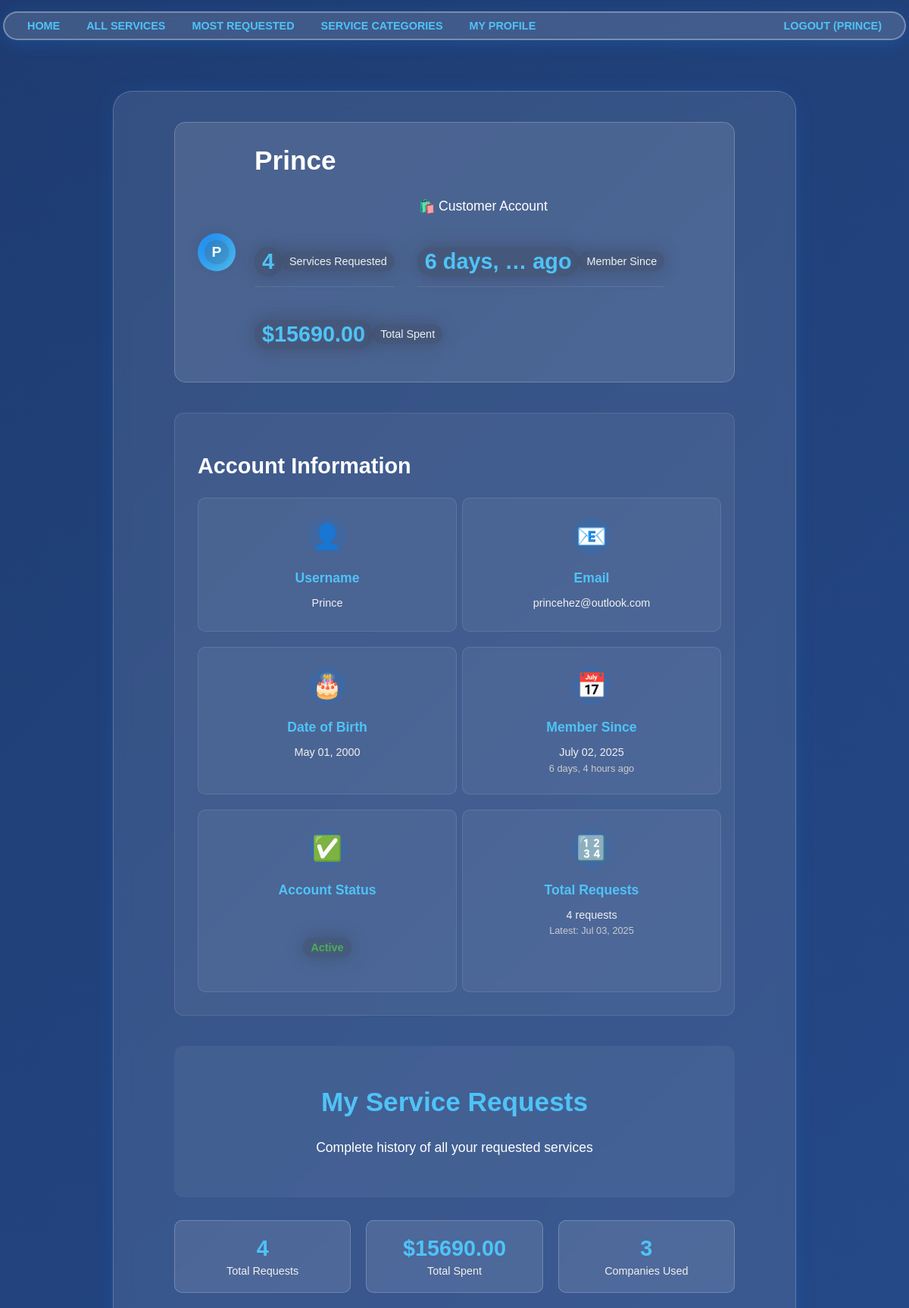
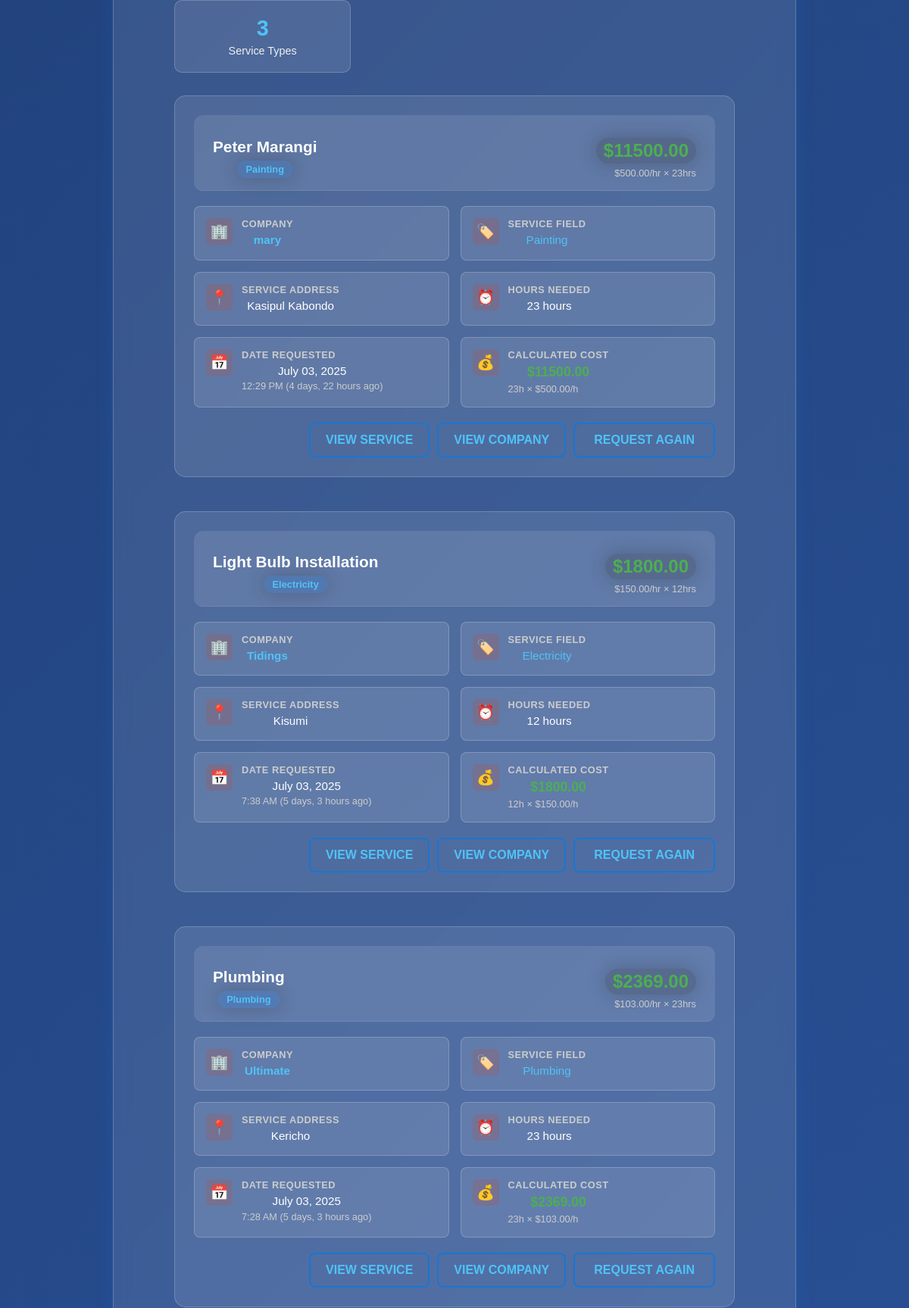
The app's page /customer/Prince (upper part) with its own data (2 pictures, top to bottom).
### users/models.py (models this page shows)
class User(AbstractUser):
    email = models.EmailField(unique=True)  # Email uniqueness validation
    is_company = models.BooleanField(default=False)  # Company user type
    is_customer = models.BooleanField(default=False)  # Customer user type

class Customer(models.Model):
    user = models.OneToOneField(User, on_delete=models.CASCADE)
    date_of_birth = models.DateField(null=True, blank=True)  # Date of birth field

class Company(models.Model):
    FIELD_CHOICES = [
        ("Air Conditioner", "Air Conditioner"),
        ("All in One", "All in One"),  # Special company type - can create any service type
        ("Carpentry", "Carpentry"),
        ("Electricity", "Electricity"),
        ("Gardening", "Gardening"),
        ("Home Machines", "Home Machines"),
        ("Housekeeping", "Housekeeping"),
        ("Interior Design", "Interior Design"),
        ("Locks", "Locks"),
        ("Painting", "Painting"),
        ("Plumbing", "Plumbing"),
        ("Water Heaters", "Water Heaters"),
    ]
    user = models.OneToOneField(User, on_delete=models.CASCADE, primary_key=True)
    field_of_work = models.CharField(max_length=70, choices=FIELD_CHOICES)  # Required field of work
    rating = models.IntegerField(validators=[MinValueValidator(0), MaxValueValidator(5)], default=0)  # Company rating system

### services/models.py (models this page shows, shortened)
class ServiceRequest(models.Model):
    customer = models.ForeignKey(Customer, on_delete=models.CASCADE)  # Customer association
    service = models.ForeignKey(Service, on_delete=models.CASCADE)  # Service association
    address = models.CharField(max_length=255)  # Address field
    hours_needed = models.PositiveIntegerField()  # Service time in hours
    request_date = models.DateTimeField(auto_now_add=True)  # Request tracking
    def calculated_cost(self):
        return self.service.price_hour * self.hours_needed  # Automatic cost calculation

class Service(models.Model):
    FIELD_CHOICES = [
        ("Air Conditioner", "Air Conditioner"),
        ("Carpentry", "Carpentry"),
        ("Electricity", "Electricity"),
        ("Gardening", "Gardening"),
        ("Home Machines", "Home Machines"),
        ("Housekeeping", "Housekeeping"),
        ("Interior Design", "Interior Design"),
        ("Locks", "Locks"),
        ("Painting", "Painting"),
        ("Plumbing", "Plumbing"),
        ("Water Heaters", "Water Heaters"),
    ]
    company = models.ForeignKey(Company, on_delete=models.CASCADE)  # Company association
    name = models.CharField(max_length=40)  # Service name
    description = models.TextField()  # Service description
    price_hour = models.DecimalField(decimal_places=2, max_digits=8, validators=[MinValueValidator(0.00)])  # Price field
    field = models.CharField(max_length=30, choices=FIELD_CHOICES)  # Service field/category
    date_created = models.DateTimeField(auto_now_add=True)  # Date created for display

### netfix/views.py (the view)
# urls.py: path('customer/<slug:name>', v.customer_profile, name='customer_profile'),
def customer_profile(request, name):
    user = get_object_or_404(User, username=name)
    if hasattr(user, 'customer'):
        customer = user.customer
        service_requests = ServiceRequest.objects.filter(customer=customer).order_by('-request_date')  # Service requests display
        total_spent = sum(request.calculated_cost() for request in service_requests)  # Price calculation
        unique_companies = service_requests.values('service__company').distinct().count()
        unique_categories = service_requests.values('service__field').distinct().count()
        return render(request, 'users/customer_profile.html', {
            'user': user,
            'customer': customer,
            'service_requests': service_requests,
            'total_spent': total_spent,
            'unique_companies': unique_companies,
            'unique_categories': unique_categories,
        })
    else:
        return render(request, 'users/error.html', {'message': 'User is not a customer'})

### users/templates/users/customer_profile.html (shortened to what this page needs)
{% extends 'main/base.html' %}
{% block content %}
    <div class="customer-profile-container">
        <div class="customer-profile-header">
            <div class="customer-avatar">
                <span class="customer-initial">{{ user.username|first|upper }}</span>
            </div>
            <div class="customer-info">
                <h1>{{ user.username }}</h1>
                <p class="customer-type">🛍️ Customer Account</p>
                <div class="customer-stats">
                    <div class="stat-item">
                        <span class="stat-number">{{ service_requests.count }}</span>
                        <span class="stat-label">Service{{ service_requests.count|pluralize }} Requested</span>
                    </div>
                    <div class="stat-item">
                        <span class="stat-number">{{ user.date_joined|timesince|truncatewords:2 }} ago</span>
                        <span class="stat-label">Member Since</span>
                    </div>
                    {% if service_requests %}
                    <div class="stat-item">
                        <span class="stat-number">${{ total_spent|floatformat:2|default:"0.00" }}</span>
                        <span class="stat-label">Total Spent</span>
                    </div>
                    {% endif %}
                </div>
            </div>
        </div>
        <div class="customer-account-info">
            <h2>Account Information</h2>
            <div class="account-info-grid">
                <div class="info-card">
                    <div class="info-icon">👤</div>
                    <div class="info-content">
                        <h4>Username</h4>
                        <p>{{ user.username }}</p>
                    </div>
                </div>
                <div class="info-card">
                    <div class="info-icon">📧</div>
                    <div class="info-content">
                        <h4>Email</h4>
                        <p>{{ user.email }}</p>
                    </div>
                </div>
                {% if customer.date_of_birth %}
                <div class="info-card">
                    <div class="info-icon">🎂</div>
                    <div class="info-content">
                        <h4>Date of Birth</h4>
                        <p>{{ customer.date_of_birth|date:"F d, Y" }}</p>
                    </div>
                </div>
                {% endif %}
                <div class="info-card">
                    <div class="info-icon">📅</div>
                    <div class="info-content">
                        <h4>Member Since</h4>
                        <p>{{ user.date_joined|date:"F d, Y" }}</p>
                        <small>{{ user.date_joined|timesince }} ago</small>
                    </div>
                </div>
                <div class="info-card">
                    <div class="info-icon">✅</div>
                    <div class="info-content">
                        <h4>Account Status</h4>
                        <p>
                            {% if user.is_active %}
                                <span class="status-active">Active</span>
                            {% else %}
                                <span class="status-inactive">Inactive</span>
                            {% endif %}
                        </p>
                    </div>
                </div>
                <div class="info-card">
                    <div class="info-icon">🔢</div>
                    <div class="info-content">
                        <h4>Total Requests</h4>
                        <p>{{ service_requests.count }} request{{ service_requests.count|pluralize }}</p>
                        {% if service_requests %}
                            <small>Latest: {{ service_requests.first.request_date|date:"M d, Y" }}</small>
                        {% endif %}
                    </div>
                </div>
            </div>
        </div>
        <div class="service-requests-section">
            <div class="requests-header">
                <h2>My Service Requests</h2>
                <p class="requests-subtitle">Complete history of all your requested services</p>
            </div>
            {% if service_requests %}
                <div class="requests-summary">
                    <div class="summary-stats">
                        <div class="summary-card">
                            <h4>{{ service_requests.count }}</h4>
                            <p>Total Requests</p>
                        </div>
                        <div class="summary-card">
                            <h4>${{ total_spent|floatformat:2|default:"0.00" }}</h4>
                            <p>Total Spent</p>
                        </div>
                        <div class="summary-card">
                            <h4>{{ unique_companies|default:0 }}</h4>
                            <p>Companies Used</p>
                        </div>
                        <div class="summary-card">
                            <h4>{{ unique_categories|default:0 }}</h4>
                            <p>Service Types</p>
                        </div>
                    </div>
                </div>
                <div class="requests-list">
                    {% for request in service_requests %}
                        <div class="request-card">
                            <div class="request-header">
                                <div class="request-title">
                                    <h3><a href="/services/{{ request.service.id }}">{{ request.service.name }}</a></h3>
                                    <span class="request-category">{{ request.service.field }}</span>
                                </div>
                                <div class="request-cost">
                                    <span class="cost-amount">${{ request.calculated_cost }}</span>
                                    <small class="cost-breakdown">${{ request.service.price_hour }}/hr × {{ request.hours_needed }}hr{{ request.hours_needed|pluralize }}</small>
                                </div>
                            </div>
                            <div class="request-details">
                                <div class="detail-grid">
                                    <div class="detail-item">
                                        <div class="detail-icon">🏢</div>
                                        <div class="detail-content">
                                            <label>Company</label>
                                            <p><a href="/company/{{ request.service.company.user.username }}" class="company-link">{{ request.service.company.user.username }}</a></p>
                                        </div>
                                    </div>
                                    <div class="detail-item">
                                        <div class="detail-icon">🏷️</div>
                                        <div class="detail-content">
                                            <label>Service Field</label>
                                            <p><a href="/services/{{ request.service.field|slugify }}/">{{ request.service.field }}</a></p>
                                        </div>
                                    </div>
                                    <div class="detail-item">
                                        <div class="detail-icon">📍</div>
                                        <div class="detail-content">
                                            <label>Service Address</label>
                                            <p>{{ request.address }}</p>
                                        </div>
                                    </div>
                                    <div class="detail-item">
                                        <div class="detail-icon">⏰</div>
                                        <div class="detail-content">
                                            <label>Hours Needed</label>
                                            <p>{{ request.hours_needed }} hour{{ request.hours_needed|pluralize }}</p>
                                        </div>
                                    </div>
                                    <div class="detail-item">
                                        <div class="detail-icon">📅</div>
                                        <div class="detail-content">
                                            <label>Date Requested</label>
                                            <p>{{ request.request_date|date:"F d, Y" }}</p>
                                            <small>{{ request.request_date|date:"g:i A" }} ({{ request.request_date|timesince }} ago)</small>
                                        </div>
                                    </div>
                                    <div class="detail-item">
                                        <div class="detail-icon">💰</div>
                                        <div class="detail-content">
                                            <label>Calculated Cost</label>
                                            <p class="cost-highlight">${{ request.calculated_cost }}</p>
                                            <small>{{ request.hours_needed }}h × ${{ request.service.price_hour }}/h</small>
                                        </div>
                                    </div>
                                </div>
                            </div>
                            <div class="request-actions">
                                <a href="/services/{{ request.service.id }}" class="btn btn-outline">View Service</a>
                                <a href="/company/{{ request.service.company.user.username }}" class="btn btn-outline">View Company</a>
                                <a href="/services/{{ request.service.id }}/request_service/" class="btn btn-secondary">Request Again</a>
                            </div>
                        </div>
                    {% endfor %}
                </div>
            {% endif %}
        </div>
    </div>
{% endblock %}

### main/templates/main/base.html (shortened to what this page needs)
{% load static %}
<!DOCTYPE html>
<html lang="en">
  <head>
    <link
      rel="stylesheet"
      type="text/css"
      href="{% static 'css/style.css' %}?v=20250703"
    />
  </head>
  <body>
    {% include 'main/navbar.html' %}
    <div class='content'>
      {% block content %} replace me {% endblock %}
    </div>
  </body>
</html>

### main/templates/main/navbar.html (shortened to what this page needs)
<nav class="navbar">
    <ul>
        <li><a href="/">Home</a></li>
        <li><a href="/services/">All Services</a></li>
        <li><a href="/services/most-requested/">Most Requested</a></li>
        <li>
            <a href="/services/">Service Categories</a>
        </li>
        {% if user.is_authenticated %}
            {% if user.is_company %}
                <li><a href="/services/create/">Create Service</a></li>
                <li><a href="/company/{{ user.username }}">My Profile</a></li>
            {% elif user.is_customer %}
                <li><a href="/customer/{{ user.username }}">My Profile</a></li>
            {% endif %}
            <li class="last_navbar"><a href="/register/logout/">Logout ({{ user.username }})</a></li>
        {% else %}
            <li><a href="/register/">Register</a></li>
            <li class="last_navbar"><a href="/register/login/">Login</a></li>
        {% endif %}
    </ul>
</nav>

### records on screen
User: username "PRINCE", username|first "P", username "Prince", date_joined "6 days, …", email "princehez@outlook.com", date_joined "July 02, 2025", date_joined "6 days, 4 hours"
Customer: date_of_birth "May 01, 2000"
ServiceRequest: first.request_date "Jul 03, 2025", service.name "Peter Marangi", service.field "Painting", calculated_cost "11500.00", service.price_hour "500.00", hours_needed "23", service.company.user.username "mary", address "Kasipul Kabondo", request_date "July 03, 2025", request_date "12:29 PM", request_date "4 days, 22 hours"
ServiceRequest: service.name "Light Bulb Installation", service.field "Electricity", calculated_cost "1800.00", service.price_hour "150.00", hours_needed "12", service.company.user.username "Tidings", address "Kisumi", request_date "July 03, 2025", request_date "7:38 AM", request_date "5 days, 3 hours"
ServiceRequest: service.name "Plumbing", service.field "Plumbing", calculated_cost "2369.00", service.price_hour "103.00", hours_needed "23", service.company.user.username "Ultimate", address "Kericho", request_date "July 03, 2025", request_date "7:28 AM", request_date "5 days, 3 hours"

### other values on screen
{{ service_requests.count }} "4"
{{ total_spent|floatformat:2|default:"0.00" }} "15690.00"
{{ unique_companies|default:0 }} "3"
{{ unique_categories|default:0 }} "3"
